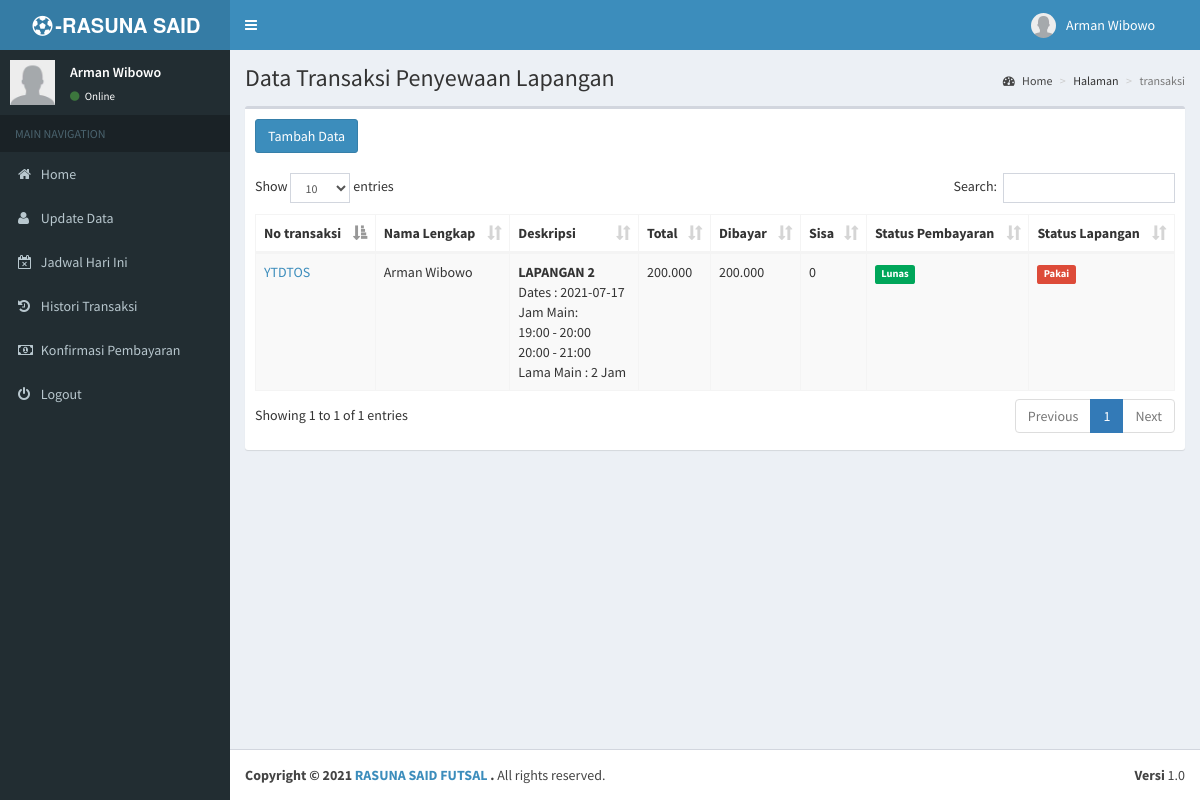
Page /index.php?halamane=transaksi (signed in) on the committed database.
### tables this page shows
CREATE TABLE `identitas` (
  `id_identitas` varchar(3) NOT NULL,
  `nama_identitas` varchar(35) NOT NULL,
  `alamat` text NOT NULL,
  `no_telp` varchar(12) NOT NULL,
  `rekening` text NOT NULL,
  `email` varchar(25) NOT NULL
);

CREATE TABLE `transaksi` (
  `id_transaksi` varchar(10) NOT NULL,
  `tgl_transaksi` varchar(11) NOT NULL,
  `id_pelanggan` varchar(3) NOT NULL,
  `tanggal_bermain` varchar(100) NOT NULL,
  `lama` int(5) NOT NULL,
  `lapangan` varchar(3) NOT NULL,
  `harga` int(10) NOT NULL,
  `total` int(10) NOT NULL,
  `dibayar` int(11) NOT NULL,
  `sisa` int(11) NOT NULL,
  `status` enum('Lunas','Belum Lunas') NOT NULL DEFAULT 'Belum Lunas'
);

CREATE TABLE `member` (
  `username` int(5) NOT NULL,
  `password` varchar(50) NOT NULL,
  `nama_lengkap` varchar(100) NOT NULL,
  `email` varchar(100) NOT NULL,
  `blokir` enum('N','Y') DEFAULT 'N',
  `foto` varchar(100) NOT NULL,
  `level` varchar(20) NOT NULL,
  `tanggal` varchar(10) NOT NULL,
  `alamat` varchar(100) NOT NULL,
  `no_telp` varchar(12) NOT NULL,
  `foto_ktp` varchar(100) NOT NULL,
  `no_hp` varchar(12) NOT NULL
);

CREATE TABLE `lapangan` (
  `id_lapangan` varchar(3) NOT NULL,
  `nama_lapangan` varchar(35) NOT NULL,
  `harga` int(10) NOT NULL,
  `blokir` enum('Y','N') NOT NULL DEFAULT 'N'
);

CREATE TABLE `pemakaian` (
  `id_pemakaian` int(5) NOT NULL,
  `id_lapangan` varchar(5) NOT NULL,
  `id_transaksi` varchar(10) NOT NULL,
  `tanggal_booking` varchar(10) NOT NULL,
  `id_jadwal` varchar(10) NOT NULL,
  `status` enum('Free','Book','Pakai') NOT NULL DEFAULT 'Book'
);

CREATE TABLE `jadwal` (
  `id_jadwal` int(5) NOT NULL,
  `id_lapangan` varchar(5) NOT NULL,
  `nama_jadwal` varchar(20) NOT NULL,
  `remark` int(3) NOT NULL
);

### config/fungsi_rupiah.php (called while the page is built)
<?php
function format_rupiah($angka){
  $rupiah=number_format($angka,0,',','.');
  return $rupiah;
}
?>

### index.php (the view, shortened to what this page needs)
<?php
require_once "config/fungsi_rupiah.php";
if (isset($_SESSION['username']) && isset($_SESSION['namauser']) && isset($_SESSION['namalengkap']) && isset($_SESSION['passuser']) && isset($_SESSION['level']))
{
$i=mysql_fetch_array(mysql_query("SELECT * FROM identitas WHERE id_identitas='00'"));
?>
<!DOCTYPE html>
<html>
<head>
  <link rel="stylesheet" href="bootstrap/css/bootstrap.min.css">
  <link rel="stylesheet" href="dist/css/font-awesome.min.css">
  <link rel="stylesheet" href="dist/css/ionicons.min.css">
  <link rel="stylesheet" href="dist/css/AdminLTE.min.css">
  <link rel="stylesheet" href="dist/css/skins/_all-skins.min.css">
  <link rel="stylesheet" href="plugins/bootstrap-wysihtml5/bootstrap3-wysihtml5.min.css">
  <link rel="stylesheet" href="plugins/daterangepicker/daterangepicker-bs3.css">
  <link rel="stylesheet" href="plugins/datepicker/datepicker3.css">
  <link rel="stylesheet" href="plugins/iCheck/all.css">
  <link rel="stylesheet" href="plugins/colorpicker/bootstrap-colorpicker.min.css">
  <link rel="stylesheet" href="plugins/timepicker/bootstrap-timepicker.min.css">
  <link rel="stylesheet" href="plugins/select2/select2.min.css">
  <link rel="stylesheet" href="plugins/datatables/dataTables.bootstrap.css">
<link href='plugins/fullcalendar/fullcalendar.css' rel='stylesheet' />
<link href='plugins/fullcalendar/fullcalendar.print.css' rel='stylesheet' media='print' />
</head>
<body class="hold-transition skin-blue fixed sidebar-mini">
<div class="wrapper">
  <header class="main-header">
    <a href="index.php?halamane=home" class="logo">
      <span class="logo-lg"><b><i class="fa fa-fw fa-soccer-ball-o"></i>-<?php echo"$i[nama_identitas]"; ?></b></i></span>
    </a>
    <nav class="navbar navbar-static-top">
      <a href="#" class="sidebar-toggle" data-toggle="offcanvas" role="button">
      </a>
      <div class="navbar-custom-menu">
        <ul class="nav navbar-nav">
          <li class="dropdown user user-menu">
            <a href="#" class="dropdown-toggle" data-toggle="dropdown">
              <?php
               if ($_SESSION['level'] =='admin'){
              ?>
              <img src="<?php echo"foto_user/small_$_SESSION[foto]";?>" class="user-image" alt="User Image">
               <?php
             }
               else{
                echo"<img src=\"foto_user/user.png\" class=\"user-image\" alt=\"User Image\">";
               }
              ?>
              <span class="hidden-xs"><?php echo"$_SESSION[namalengkap]";?></span>
            </a>
          </li>
          <li>
           <a></a>
          </li>
        </ul>
      </div>
    </nav>
  </header>
  <aside class="main-sidebar">
    <section class="sidebar">
      <div class="user-panel">
        <div class="pull-left image">
        <?php
               if ($_SESSION['level'] =='admin'){
              ?>
              <img src="<?php echo"foto_user/small_$_SESSION[foto]";?>" class="img-circle" alt="User Image">
               <?php
             }
               else{
                echo"<img src=\"foto_user/user.png\" class=\"user-image\" alt=\"User Image\">";
               }
              ?>
        </div>
        <div class="pull-left info">
          <p><?php echo"$_SESSION[namalengkap]";?></p>
          <a href="#"><i class="fa fa-circle text-success"></i> Online</a>
        </div>
      </div>
      <ul class="sidebar-menu">
        <?php
echo"<li class='header'>MAIN NAVIGATION</li>
<li><a href='index.php?halamane=home'><i class='fa fa-home'></i> <span>Home</span></a></li>
</li>";
      if ($_SESSION['level'] =='user'){
      echo"<li><a href='index.php?halamane=update-data-member'><i class='fa fa-user'></i> <span>Update Data</span></a></li>";
       echo"<li><a href='index.php?halamane=pilih-jadwal'><i class='fa fa-calendar-times-o'></i> <span>Jadwal Hari Ini</span></a></li>";
       echo"<li><a href='index.php?halamane=transaksi'><i class='fa fa-history'></i> <span>Histori Transaksi</span></a></li>";
       echo"<li><a href='index.php?halamane=konfirmasi&act=tambahkonfirmasi'><i class='fa fa-money'></i> <span>Konfirmasi Pembayaran</span></a></li>";
      }
       echo"<li><a href='logout.php'><i class='fa fa-power-off'></i> <span>Logout</span></a></li>";
        ?>
      </ul>
    </section>
  </aside>
  <div class="content-wrapper">
  <?php include "content.php"; ?>
  <footer class="main-footer">
    <div class="pull-right hidden-xs">
      <div align="center"><b>Versi</b> 1.0
      </div>
    </div>
    <strong>Copyright &copy; 2021 <a href="http://"><?php echo"$i[nama_identitas]"; ?></a>.</strong> All rights
    reserved.
  </footer>
</body>
</html>
<?php
}
else
{
	lompat_ke("login.html");
}
?>

### halaman/hal_transaksi/transaksi.php (shortened to what this page needs)
    <section class="content-header">
      <h1>Data Transaksi Penyewaan Lapangan<small></small></h1>
      <ol class="breadcrumb">
        <li><a href="#"><i class="fa fa-dashboard"></i> Home</a></li>
        <li>Halaman</li>
        <li class="active"><?php echo"$_GET[halamane]"; ?></li>
      </ol>
    </section>
<?php
 if (empty($_SESSION['username']) AND empty($_SESSION['passuser'])){
  echo "<link href='style.css' rel='stylesheet' type='text/css'>
 <center>Untuk mengakses halaman, Anda harus login <br>";
  echo "<a href=../../index.php><b>LOGIN</b></a></center>";
}
else{
  $act = isset($_GET['act']) ? $_GET['act'] : '';
switch($act){
  default:
echo " <section class='content'>
      <div class='row'>
        <div class='col-xs-12'>
           <div class='box'>
            <div class='box-header'>
              <a href='?halamane=transaksi&act=bookingtanggal' class='btn btn-large btn-primary'><span>Tambah Data</span></a>
              </h3>
            </div>
            <div class='box-body'>";
     if ($_SESSION['level'] =='user'){
      echo"<table id='example1' class='table table-bordered table-striped'>
                <thead>
                <tr>
                  <th>No transaksi</th>
                  <th>Nama Lengkap</th>
                  <th>Deskripsi</th>
                  <th>Total</th>
                  <th>Dibayar</th>
                  <th>Sisa</th>
                  <th>Status Pembayaran</th>
                  <th>Status Lapangan</th>
                </tr>
                </thead>
                <tbody>";
    $tampil = mysql_query("SELECT * FROM transaksi WHERE id_pelanggan='$_SESSION[username]'");
    while($r=mysql_fetch_array($tampil)){
   $p=mysql_fetch_array(mysql_query("SELECT * FROM member WHERE username='$_SESSION[username]'"));
   $j=mysql_fetch_array(mysql_query("SELECT * FROM lapangan WHERE id_lapangan='$r[lapangan]'"));
   $pm=mysql_fetch_array(mysql_query("SELECT * FROM pemakaian WHERE id_transaksi='$r[id_transaksi]'"));
   echo "<tr>
   <td><a href='invoice-print.php?id=$r[id_transaksi]'>$r[id_transaksi]</a></td>
   <td>$p[nama_lengkap]</td>
   <td><b>".strtoupper($j['nama_lapangan'])."</b><br/> Dates : $r[tanggal_bermain] <br/>
   Jam Main: ";
   $data=mysql_query("SELECT * FROM pemakaian WHERE id_transaksi='$r[id_transaksi]'");
   while ($x=mysql_fetch_array($data)) {
  $xx=mysql_fetch_array(mysql_query("SELECT * FROM jadwal WHERE id_jadwal='$x[id_jadwal]'"));
    echo"<br/> $xx[nama_jadwal]";
   }
   echo"<br/>Lama Main : $r[lama] Jam</td>
        <td>".format_rupiah($r['total'])."</td>
        <td>".format_rupiah($r['dibayar'])."</td>
        <td>".format_rupiah($r['sisa'])."</td>
        <td>"; if($r['status']=='Lunas') {echo"<span class='label label-success'>Lunas</span>";} else {echo"<span class='label label-danger'>Belum Lunas</span>";} echo"</td>
        <td>";
   if ($pm['status']=='Pakai'){
   echo"<a class='label label-danger' href='#'>Pakai</a>"; }
   elseif ($pm['status']=='Book'){
   echo"<a class='label label-warning' href='#'>Book</a>"; }
        echo"</td></tr> ";
  }
                echo"</tbody>
              </table>";
    }
            echo"</div>
          </div>
        </div>
      </div>
    </section>
  </div>";
   break;
  ?>
                  <?php
   }
   }
   ?>
   </div>

### rows in the picture
identitas: nama_identitas "RASUNA SAID…", nama_identitas "RASUNA SAID FUTSAL"
transaksi: id_transaksi "YTDTOS", member.nama_lengkap "Arman Wibowo", lapangan.nama_lapangan "LAPANGAN 2", tanggal_bermain "2021-07-17", lama "2", total "200.000", dibayar "200.000", sisa "0", status "Lunas"
pemakaian: id_jadwal.nama_jadwal "19:00 - 20:00"
pemakaian: id_jadwal.nama_jadwal "20:00 - 21:00"

### other values in the picture
$_SESSION[namalengkap] "Arman Wibowo"
$_GET[halamane] "transaksi"
